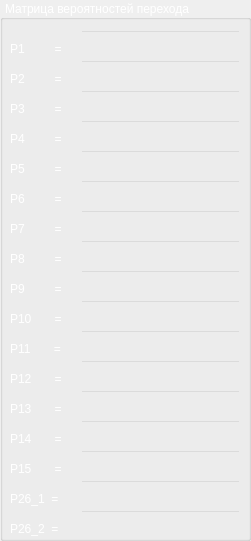
    <widget class="QGroupBox" name="P_TAB1">
     <property name="geometry">
      <rect>
       <x>10</x>
       <y>0</y>
       <width>251</width>
       <height>541</height>
      </rect>
     </property>
     <property name="styleSheet">
      <string notr="true">QGroupBox
{
color: white
}</string>
     </property>
     <property name="title">
      <string>Матрица вероятностей перехода</string>
     </property>
     <widget class="QLabel" name="P_8">
      <property name="geometry">
       <rect>
        <x>10</x>
        <y>250</y>
        <width>67</width>
        <height>17</height>
       </rect>
      </property>
      <property name="styleSheet">
       <string notr="true">QLabel
{
color: white
}</string>
      </property>
      <property name="text">
       <string>P8         =</string>
      </property>
     </widget>
     <widget class="QLabel" name="P_5">
      <property name="geometry">
       <rect>
        <x>10</x>
        <y>160</y>
        <width>67</width>
        <height>17</height>
       </rect>
      </property>
      <property name="styleSheet">
       <string notr="true">QLabel
{
color: white
}</string>
      </property>
      <property name="text">
       <string>P5         =</string>
      </property>
     </widget>
     <widget class="QLabel" name="P">
      <property name="geometry">
       <rect>
        <x>10</x>
        <y>40</y>
        <width>67</width>
        <height>17</height>
       </rect>
      </property>
      <property name="styleSheet">
       <string notr="true">QLabel
{
color: white
}</string>
      </property>
      <property name="text">
       <string>P1         =</string>
      </property>
     </widget>
     <widget class="QLabel" name="P_7">
      <property name="geometry">
       <rect>
        <x>10</x>
        <y>220</y>
        <width>67</width>
        <height>17</height>
       </rect>
      </property>
      <property name="styleSheet">
       <string notr="true">QLabel
{
color: white
}</string>
      </property>
      <property name="text">
       <string>P7         =</string>
      </property>
     </widget>
     <widget class="QLabel" name="P_3">
      <property name="geometry">
       <rect>
        <x>10</x>
        <y>100</y>
        <width>67</width>
        <height>17</height>
       </rect>
      </property>
      <property name="styleSheet">
       <string notr="true">QLabel
{
color: white
}</string>
      </property>
      <property name="text">
       <string>P3         =</string>
      </property>
     </widget>
     <widget class="QLabel" name="P_6">
      <property name="geometry">
       <rect>
        <x>10</x>
        <y>190</y>
        <width>67</width>
        <height>17</height>
       </rect>
      </property>
      <property name="styleSheet">
       <string notr="true">QLabel
{
color: white
}</string>
      </property>
      <property name="text">
       <string>P6         =</string>
      </property>
     </widget>
     <widget class="QLabel" name="P_4">
      <property name="geometry">
       <rect>
        <x>10</x>
        <y>130</y>
        <width>67</width>
        <height>17</height>
       </rect>
      </property>
      <property name="styleSheet">
       <string notr="true">QLabel
{
color: white
}</string>
      </property>
      <property name="text">
       <string>P4         =</string>
      </property>
     </widget>
     <widget class="QLabel" name="P_2">
      <property name="geometry">
       <rect>
        <x>10</x>
        <y>70</y>
        <width>67</width>
        <height>17</height>
       </rect>
      </property>
      <property name="styleSheet">
       <string notr="true">QLabel
{
color: white
}</string>
      </property>
      <property name="text">
       <string>P2         =</string>
      </property>
     </widget>
     <widget class="QLabel" name="P_9">
      <property name="geometry">
       <rect>
        <x>10</x>
        <y>280</y>
        <width>67</width>
        <height>17</height>
       </rect>
      </property>
      <property name="styleSheet">
       <string notr="true">QLabel
{
color: white
}</string>
      </property>
      <property name="text">
       <string>P9         =</string>
      </property>
     </widget>
     <widget class="QLabel" name="P_10">
      <property name="geometry">
       <rect>
        <x>10</x>
        <y>310</y>
        <width>67</width>
        <height>17</height>
       </rect>
      </property>
      <property name="styleSheet">
       <string notr="true">QLabel
{
color: white
}</string>
      </property>
      <property name="text">
       <string>P10       =</string>
      </property>
     </widget>
     <widget class="QLabel" name="P_11">
      <property name="geometry">
       <rect>
        <x>10</x>
        <y>340</y>
        <width>67</width>
        <height>17</height>
       </rect>
      </property>
      <property name="styleSheet">
       <string notr="true">QLabel
{
color: white
}</string>
      </property>
      <property name="text">
       <string>P11       =</string>
      </property>
     </widget>
     <widget class="QLabel" name="P_12">
      <property name="geometry">
       <rect>
        <x>10</x>
        <y>370</y>
        <width>67</width>
        <height>17</height>
       </rect>
      </property>
      <property name="styleSheet">
       <string notr="true">QLabel
{
color: white
}</string>
      </property>
      <property name="text">
       <string>P12       =</string>
      </property>
     </widget>
     <widget class="QLabel" name="P_13">
      <property name="geometry">
       <rect>
        <x>10</x>
        <y>400</y>
        <width>67</width>
        <height>17</height>
       </rect>
      </property>
      <property name="styleSheet">
       <string notr="true">QLabel
{
color: white
}</string>
      </property>
      <property name="text">
       <string>P13       =</string>
      </property>
     </widget>
     <widget class="QLabel" name="P_14">
      <property name="geometry">
       <rect>
        <x>10</x>
        <y>430</y>
        <width>67</width>
        <height>17</height>
       </rect>
      </property>
      <property name="styleSheet">
       <string notr="true">QLabel
{
color: white
}</string>
      </property>
      <property name="text">
       <string>P14       =</string>
      </property>
     </widget>
     <widget class="QLabel" name="P_15">
      <property name="geometry">
       <rect>
        <x>10</x>
        <y>460</y>
        <width>67</width>
        <height>17</height>
       </rect>
      </property>
      <property name="styleSheet">
       <string notr="true">QLabel
{
color: white
}</string>
      </property>
      <property name="text">
       <string>P15       =</string>
      </property>
     </widget>
     <widget class="QLabel" name="P_26_1">
      <property name="geometry">
       <rect>
        <x>10</x>
        <y>490</y>
        <width>67</width>
        <height>17</height>
       </rect>
      </property>
      <property name="styleSheet">
       <string notr="true">QLabel
{
color: white
}</string>
      </property>
      <property name="text">
       <string>P26_1  =</string>
      </property>
     </widget>
     <widget class="QLabel" name="P_26_2">
      <property name="geometry">
       <rect>
        <x>10</x>
        <y>520</y>
        <width>67</width>
        <height>17</height>
       </rect>
      </property>
      <property name="styleSheet">
       <string notr="true">QLabel
{
color: white
}</string>
      </property>
      <property name="text">
       <string>P26_2  =</string>
      </property>
     </widget>
     <widget class="QLineEdit" name="l1">
      <property name="geometry">
       <rect>
        <x>80</x>
        <y>30</y>
        <width>161</width>
        <height>31</height>
       </rect>
      </property>
      <property name="styleSheet">
       <string notr="true">QLineEdit
{
background: rgb(0,0,0,0);
color: white;
}</string>
      </property>
      <property name="text">
       <string/>
      </property>
     </widget>
     <widget class="QLineEdit" name="l2">
      <property name="geometry">
       <rect>
        <x>80</x>
        <y>60</y>
        <width>161</width>
        <height>31</height>
       </rect>
      </property>
      <property name="styleSheet">
       <string notr="true">QLineEdit
{
background: rgb(0,0,0,0);
color: white;
}</string>
      </property>
      <property name="text">
       <string/>
      </property>
     </widget>
     <widget class="QLineEdit" name="l3">
      <property name="geometry">
       <rect>
        <x>80</x>
        <y>90</y>
        <width>161</width>
        <height>31</height>
       </rect>
      </property>
      <property name="styleSheet">
       <string notr="true">QLineEdit
{
background: rgb(0,0,0,0);
color: white;
}</string>
      </property>
      <property name="text">
       <string/>
      </property>
     </widget>
     <widget class="QLineEdit" name="l4">
      <property name="geometry">
       <rect>
        <x>80</x>
        <y>120</y>
        <width>161</width>
        <height>31</height>
       </rect>
      </property>
      <property name="styleSheet">
       <string notr="true">QLineEdit
{
background: rgb(0,0,0,0);
color: white;
}</string>
      </property>
      <property name="text">
       <string/>
      </property>
     </widget>
     <widget class="QLineEdit" name="l5">
      <property name="geometry">
       <rect>
        <x>80</x>
        <y>150</y>
        <width>161</width>
        <height>31</height>
       </rect>
      </property>
      <property name="styleSheet">
       <string notr="true">QLineEdit
{
background: rgb(0,0,0,0);
color: white;
}</string>
      </property>
      <property name="text">
       <string/>
      </property>
     </widget>
     <widget class="QLineEdit" name="l6">
      <property name="geometry">
       <rect>
        <x>80</x>
        <y>180</y>
        <width>161</width>
        <height>31</height>
       </rect>
      </property>
      <property name="styleSheet">
       <string notr="true">QLineEdit
{
background: rgb(0,0,0,0);
color: white;
}</string>
      </property>
      <property name="text">
       <string/>
      </property>
     </widget>
     <widget class="QLineEdit" name="l7">
      <property name="geometry">
       <rect>
        <x>80</x>
        <y>210</y>
        <width>161</width>
        <height>31</height>
       </rect>
      </property>
      <property name="styleSheet">
       <string notr="true">QLineEdit
{
background: rgb(0,0,0,0);
color: white;
}</string>
      </property>
      <property name="text">
       <string/>
      </property>
     </widget>
     <widget class="QLineEdit" name="l8">
      <property name="geometry">
       <rect>
        <x>80</x>
        <y>240</y>
        <width>161</width>
        <height>31</height>
       </rect>
      </property>
      <property name="styleSheet">
       <string notr="true">QLineEdit
{
background: rgb(0,0,0,0);
color: white;
}</string>
      </property>
      <property name="text">
       <string/>
      </property>
     </widget>
     <widget class="QLineEdit" name="l9">
      <property name="geometry">
       <rect>
        <x>80</x>
        <y>270</y>
        <width>161</width>
        <height>31</height>
       </rect>
      </property>
      <property name="styleSheet">
       <string notr="true">QLineEdit
{
background: rgb(0,0,0,0);
color: white;
}</string>
      </property>
      <property name="text">
       <string/>
      </property>
     </widget>
     <widget class="QLineEdit" name="l10">
      <property name="geometry">
       <rect>
        <x>80</x>
        <y>300</y>
        <width>161</width>
        <height>31</height>
       </rect>
      </property>
      <property name="styleSheet">
       <string notr="true">QLineEdit
{
background: rgb(0,0,0,0);
color: white;
}</string>
      </property>
      <property name="text">
       <string/>
      </property>
     </widget>
     <widget class="QLineEdit" name="l13">
      <property name="geometry">
       <rect>
        <x>80</x>
        <y>390</y>
        <width>161</width>
        <height>31</height>
       </rect>
      </property>
      <property name="styleSheet">
       <string notr="true">QLineEdit
{
background: rgb(0,0,0,0);
color: white;
}</string>
      </property>
      <property name="text">
       <string/>
      </property>
     </widget>
     <widget class="QLineEdit" name="l11">
      <property name="geometry">
       <rect>
        <x>80</x>
        <y>330</y>
        <width>161</width>
        <height>31</height>
       </rect>
      </property>
      <property name="styleSheet">
       <string notr="true">QLineEdit
{
background: rgb(0,0,0,0);
color: white;
}</string>
      </property>
      <property name="text">
       <string/>
      </property>
     </widget>
     <widget class="QLineEdit" name="l15">
      <property name="geometry">
       <rect>
        <x>80</x>
        <y>450</y>
        <width>161</width>
        <height>31</height>
       </rect>
      </property>
      <property name="styleSheet">
       <string notr="true">QLineEdit
{
background: rgb(0,0,0,0);
color: white;
}</string>
      </property>
      <property name="text">
       <string/>
      </property>
     </widget>
     <widget class="QLineEdit" name="l12">
      <property name="geometry">
       <rect>
        <x>80</x>
        <y>360</y>
        <width>161</width>
        <height>31</height>
       </rect>
      </property>
      <property name="styleSheet">
       <string notr="true">QLineEdit
{
background: rgb(0,0,0,0);
color: white;
}</string>
      </property>
      <property name="text">
       <string/>
      </property>
     </widget>
     <widget class="QLineEdit" name="l14">
      <property name="geometry">
       <rect>
        <x>80</x>
        <y>420</y>
        <width>161</width>
        <height>31</height>
       </rect>
      </property>
      <property name="styleSheet">
       <string notr="true">QLineEdit
{
background: rgb(0,0,0,0);
color: white;
}</string>
      </property>
      <property name="text">
       <string/>
      </property>
     </widget>
     <widget class="QLineEdit" name="l16">
      <property name="geometry">
       <rect>
        <x>80</x>
        <y>480</y>
        <width>161</width>
        <height>31</height>
       </rect>
      </property>
      <property name="styleSheet">
       <string notr="true">QLineEdit
{
background: rgb(0,0,0,0);
color: white;
}</string>
      </property>
      <property name="text">
       <string/>
      </property>
     </widget>
     <widget class="QLineEdit" name="l17">
      <property name="geometry">
       <rect>
        <x>80</x>
        <y>510</y>
        <width>161</width>
        <height>31</height>
       </rect>
      </property>
      <property name="styleSheet">
       <string notr="true">QLineEdit
{
background: rgb(0,0,0,0);
color: white;
}</string>
      </property>
      <property name="text">
       <string/>
      </property>
     </widget>
    </widget>
